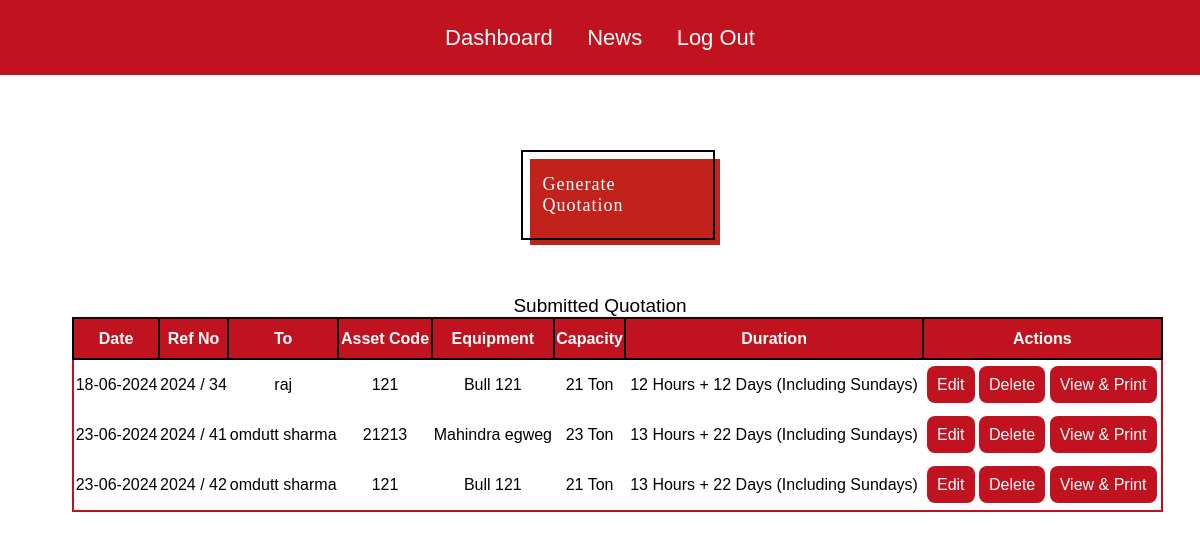
/generate_quotation_landingpage.php (signed in), run on the app's committed database.
### tables this page shows
CREATE TABLE `quotation_generated` (
  `sno` int(11) NOT NULL,
  `quote_date` varchar(30) NOT NULL,
  `letterhead_logo` varchar(300) NOT NULL,
  `to_name` varchar(30) NOT NULL,
  `to_address` varchar(30) NOT NULL,
  `contact_person` varchar(30) NOT NULL,
  `contact_person_cell` varchar(40) NOT NULL,
  `email_id_contact_person` varchar(40) NOT NULL,
  `site_loc` varchar(30) NOT NULL,
  `asset_code` varchar(30) NOT NULL,
  `yom` varchar(30) NOT NULL,
  `make` varchar(30) NOT NULL,
  `model` varchar(30) NOT NULL,
  `sub_Type` varchar(40) NOT NULL,
  `fuel/hour` varchar(30) NOT NULL,
  `availability` varchar(30) NOT NULL,
  `tentative_date` varchar(30) NOT NULL,
  `cap` varchar(30) NOT NULL,
  `cap_unit` varchar(30) NOT NULL,
  `boom` varchar(30) NOT NULL,
  `jib` varchar(30) NOT NULL,
  `luffing` varchar(30) NOT NULL,
  `hours_duration` varchar(30) NOT NULL,
  `days_duration` varchar(30) NOT NULL,
  `sunday_included` varchar(30) NOT NULL,
  `rental_charges` varchar(30) NOT NULL,
  `mob_charges` varchar(30) NOT NULL,
  `demob_charges` varchar(30) NOT NULL,
  `crane_location` varchar(30) NOT NULL,
  `adblue` varchar(30) NOT NULL,
  `sender_name` varchar(30) NOT NULL,
  `sender_number` varchar(30) NOT NULL,
  `sender_contact` varchar(30) NOT NULL,
  `company_name` varchar(30) NOT NULL,
  `sender_office_address` varchar(200) NOT NULL
);

### generate_quotation_landingpage.php (the view, shortened to what this page needs)
<?php
include_once 'partials/_dbconnect.php';
$companyname001 = $_SESSION['companyname'];
$sql="SELECT * FROM `quotation_generated` where company_name='$companyname001'";
$result=mysqli_query($conn , $sql);
?>
<!DOCTYPE html>
<html lang="en">
<head>
    <link rel="stylesheet" href="style.css">
</head>
<body>
<div class="navbar1">
        <div class="iconcontainer">
        <ul><li><a href="rental_dashboard.php">Dashboard</a></li>
            <li><a href="view_news.php">News</a></li>
            <li><a href="logout.php">Log Out</a></li></ul>
        </div>
</div>
<div class="outercard">
            <div class="card_container_purchase">
            <div class="button-52" onclick="location.href='generate_quotation.php'" >Generate Quotation</div>
        </div>
<p class="submit_quote_para">Submitted Quotation</p>
<table class="view_my_quotation">
    <th>Date</th>
    <th>Ref No</th>
    <th>To</th>
    <th>Asset Code</th>
    <th>Equipment</th>
<th>Capacity</th>
    <th>Duration</th>
    <th>Actions</th>
    <?php
    while($row=mysqli_fetch_assoc($result)){
        ?>
        <tr>
        <td><?php echo date('d-m-Y', strtotime($row['quote_date'])); ?></td>
            <td><?php echo substr($row['quote_date'], 0, 4);  ?> / <?php echo $row['sno'] ?></td>
            <td><?php echo $row['to_name'] ?></td>
            <td><?php echo $row['asset_code'] ?></td>
            <td><?php echo $row['make'] . " " . $row['model']; ?></td>
            <td><?php echo $row['cap'] . " " . $row['cap_unit']; ?></td>
            <td><?php echo $row['hours_duration'] ?> Hours + <?php echo $row['days_duration'] ?> Days (<?php echo $row['sunday_included'] ?>)</td>
            <td>
            <a href="edit_quotation.php?quote_id=<?php echo $row['sno']; ?>" class="quote_btn">Edit</a>
            <a href="delete_quotation.php?del_id=<?php echo $row['sno']; ?>" class="quote_btn">Delete</a>
             <a href="view_quotation.php?quote_id=<?php echo $row['sno']; ?>" class="quote_btn">View & Print</a>
             </td>
        </tr>
        <?php
    }
    ?>
</table>
</body>
</html>

### data on the page
quotation_generated: quote_date "18-06-2024", quote_date "2024", sno "34", to_name "raj", asset_code "121", make "Bull", model "121", cap "21", cap_unit "Ton", hours_duration "12", days_duration "12", sunday_included "Including Sundays"
quotation_generated: quote_date "23-06-2024", quote_date "2024", sno "41", to_name "omdutt sharma", asset_code "21213", make "Mahindra", model "egweg", cap "23", cap_unit "Ton", hours_duration "13", days_duration "22", sunday_included "Including Sundays"
quotation_generated: quote_date "23-06-2024", quote_date "2024", sno "42", to_name "omdutt sharma", asset_code "121", make "Bull", model "121", cap "21", cap_unit "Ton", hours_duration "13", days_duration "22", sunday_included "Including Sundays"
